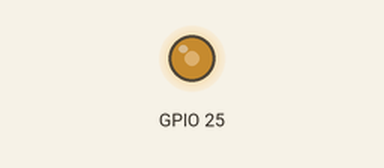
The sketch below on a simulated ESP32. Parts: output pins drawn as LEDs (lit = HIGH). What the sketch prints to the serial monitor is not drawn. At 6.5 s the program stops and its outputs stay as they are.

Above: at 0.65 s.
Timing chart, 0 to 0.7 s (numbered marks = the images above):
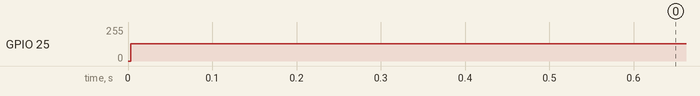

The sketch:

test_audio.ino
```cpp
#include <WiFi.h> //Connect to WiFi Network
#include <SPI.h> //Used in support of TFT Display
#include <string.h>  //used for some string handling and processing.
#include <WiFiClient.h>
#include <TFT_eSPI.h>
#include "soc/rtc_wdt.h"

const int NOTE_COUNT = 36;
double global_freqs[NOTE_COUNT];
double MULT = 1.059463094359; //12th root of 2 (precalculated) for note generation
double C2 = 130.81; //C3 130.81 Hz  for note generation
double val;

int BUTTON_PINS[] = {32};

const int NUM_NOTES = 8;
double music_freqs[NUM_NOTES];
//double music_loop

const int NUM_BITS = 128;
double loop_time[NOTE_COUNT];
double global_freqs_new[NUM_NOTES];
unsigned long last_played;
unsigned long last_note;
int SineValues[NUM_BITS];       // an array to store our values for sine
uint16_t sine_index = 0;
uint8_t note_index_global = 0;
bool play_song = true;
double current_freq;
unsigned long first_played;

TaskHandle_t Task1;

void setup() {
  Serial.begin(115200);
  Serial.println("\n*********\nGreetings and salutations!\n*********\n");
  pinMode(25, OUTPUT);
  Serial.print("setup() running on core ");
  Serial.println(xPortGetCoreID());
  //disableCore1WDT();
  disableCore0WDT();
  //time_period = 1000.0/freq;
  last_played = micros();

  for (int pin : BUTTON_PINS) pinMode(pin, INPUT_PULLUP);

  xTaskCreatePinnedToCore(
                    Task1code,   /* Task function. */
                    "Task1",     /* name of task. */
                    30000,       /* Stack size of task */
                    NULL,        /* parameter of the task */
                    1,           /* priority of the task */
                    &Task1,      /* Task handle to keep track of created task */
                    0);          /* pin task to core 0 */
  delay(500);

  //esp_task_wdt_delete(Task1);

  global_freqs[0] = C2;
  for (int i = 1; i < NOTE_COUNT; i++) {
    global_freqs[i] = MULT*global_freqs[i - 1];
  }

  music_freqs[0] = global_freqs[15];
  music_freqs[1] = global_freqs[13];
  music_freqs[2] = global_freqs[11];
  music_freqs[3] = global_freqs[13];
  music_freqs[4] = global_freqs[15];
  music_freqs[5] = global_freqs[18];
  music_freqs[6] = global_freqs[20];
  music_freqs[7] = global_freqs[23];

  float ConversionFactor=(2*PI)/NUM_BITS;        // convert my 0-255 bits in a circle to radians
                                            // there are 2 x PI radians in a circle hence the 2*PI
                                            // Then divide by 256 to get the value in radians
                                            // for one of my 0-255 bits.
//  float RadAngle;                           // Angle in Radians
//  // calculate sine values
//  for(int MyAngle=0;MyAngle<NUM_BITS;MyAngle++) {
//    RadAngle=MyAngle*ConversionFactor;               // 8 bit angle converted to radians
//    //SineValues[MyAngle]=(sin(RadAngle)*64)+32;  // get the sine of this angle and 'shift' up so
//                                            // there are no negative values in the data
//                                            // as the DAC does not understand them and would
//                                            // convert to positive values.
//
//    float first_sine = (sin(RadAngle)*34);
//    float second_sine = (sin(RadAngle*2)*15);
//    float third_sine = (sin(RadAngle*3)*10);
//    float fourth_sine = (sin(RadAngle*4)*5);
////    float first_sine = (sin(RadAngle)*10);
////    float second_sine = (sin(RadAngle*2)*6);
////    float third_sine = (sin(RadAngle*3)*4);
////    float fourth_sine = (sin(RadAngle*4)*2);
//    SineValues[MyAngle] = first_sine + second_sine + third_sine + fourth_sine + 128;
//    Serial.printf(", %d", SineValues[MyAngle]);
//  }
  double time_period = 0;
  for (int i = 0; i < NUM_NOTES; i++) {
    //time_period = 1000000.0/(global_freqs[i]);
    global_freqs_new[i] = 2*PI*music_freqs[i]/1000000;
    //loop_time[i] = time_period / NUM_BITS;
  }
  current_freq = global_freqs_new[0];
  last_note = millis();
  first_played = millis();
}

//void play_sound(double local_loop) {
//  dacWrite(25, SineValues[sine_index]);
//  if (micros() - last_played >= local_loop) {
//    last_played = micros();
//    sine_index = (sine_index+1)%NUM_BITS;
//  }
//
//}

//void play_sound(double local_freq_new, double local_loop) {
void play_sound(double local_freq_new) {

    //val = 2*PI*local_freq*micros()/1000000;
    //dacWrite(25, 128+67*sin(val)+30*sin(2*val)+21*sin(3*val));
  dacWrite(25, 128+19*sin(local_freq_new*micros())+60*sin(2*local_freq_new*micros())+25*sin(3*local_freq_new*micros()));

}

void Task1code( void * pvParameters ){
  Serial.print("Task1 running on core ");
  Serial.println(xPortGetCoreID());

  for(;;){
    if (play_song) {
      //dacWrite(25, 128+60*sin(global_freqs_new[note_index_global]*micros())-19*sin(2*global_freqs_new[note_index_global]*micros())+25*sin(3*global_freqs_new[note_index_global]*micros()));
      dacWrite(25, 128+19*sin(current_freq*micros())-60*sin(2*current_freq*micros())+25*sin(3*current_freq*micros()));

    }
  }
}

void Task2code( void * pvParameters ){
  Serial.print("Task2 running on core ");
  Serial.println(xPortGetCoreID());

  while(1){
//    dacWrite(25, 128+60*sin(global_freqs_new[note_index_global]*micros())+19*sin(2*global_freqs_new[note_index_global]*micros())+25*sin(3*global_freqs_new[note_index_global]*micros()));
//  //  }
//    if (millis() - last_note > 250) {
//      last_note = millis();
//      //dacWrite(25, 128+60*sin(global_freqs_new[note_index_global]*micros())+19*sin(2*global_freqs_new[note_index_global]*micros())+25*sin(3*global_freqs_new[note_index_global]*micros()));
//      note_index_global = (note_index_global+1)%NUM_NOTES;
//     // dacWrite(25, 128+60*sin(global_freqs_new[note_index_global]*micros())+19*sin(2*global_freqs_new[note_index_global]*micros())+25*sin(3*global_freqs_new[note_index_global]*micros()));
//    }
  }
}

void loop()
{
  if (millis() - first_played > 6000) {
    play_song = false;
  }
  if (millis() - last_note > 250) {
      last_note = millis();
      //dacWrite(25, 128+60*sin(global_freqs_new[note_index_global]*micros())+19*sin(2*global_freqs_new[note_index_global]*micros())+25*sin(3*global_freqs_new[note_index_global]*micros()));
      note_index_global = (note_index_global+1)%NUM_NOTES;
      current_freq = global_freqs_new[note_index_global];
     // dacWrite(25, 128+60*sin(global_freqs_new[note_index_global]*micros())+19*sin(2*global_freqs_new[note_index_global]*micros())+25*sin(3*global_freqs_new[note_index_global]*micros()));
      //rtc_wdt_reset();
    }
//  dacWrite(25, 128+60*sin(global_freqs_new[note_index_global]*micros())+19*sin(2*global_freqs_new[note_index_global]*micros())+25*sin(3*global_freqs_new[note_index_global]*micros()));
//  //  }
//    if (millis() - last_note > 250) {
//      last_note = millis();
//      //dacWrite(25, 128+60*sin(global_freqs_new[note_index_global]*micros())+19*sin(2*global_freqs_new[note_index_global]*micros())+25*sin(3*global_freqs_new[note_index_global]*micros()));
//      note_index_global = (note_index_global+1)%NUM_NOTES;
//     // dacWrite(25, 128+60*sin(global_freqs_new[note_index_global]*micros())+19*sin(2*global_freqs_new[note_index_global]*micros())+25*sin(3*global_freqs_new[note_index_global]*micros()));
//    }
//  Serial.print("setup() running on core ");
//  Serial.println(xPortGetCoreID());
  //dacWrite(26, 255);
  //play_sound();
//  if (millis() - last_note < 250) {
    //play_sound(loop_time[note_index_global]);
    //play_sound(global_freqs_new[note_index_global]);

}
```
